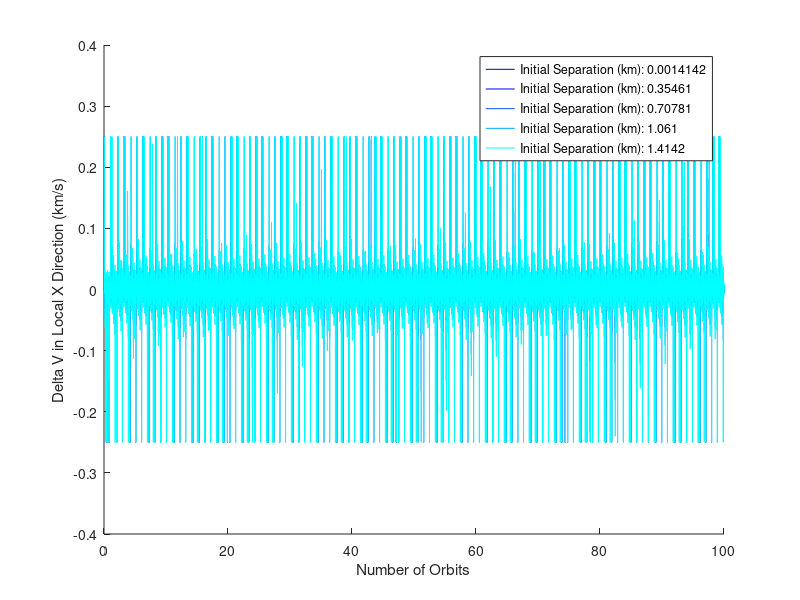
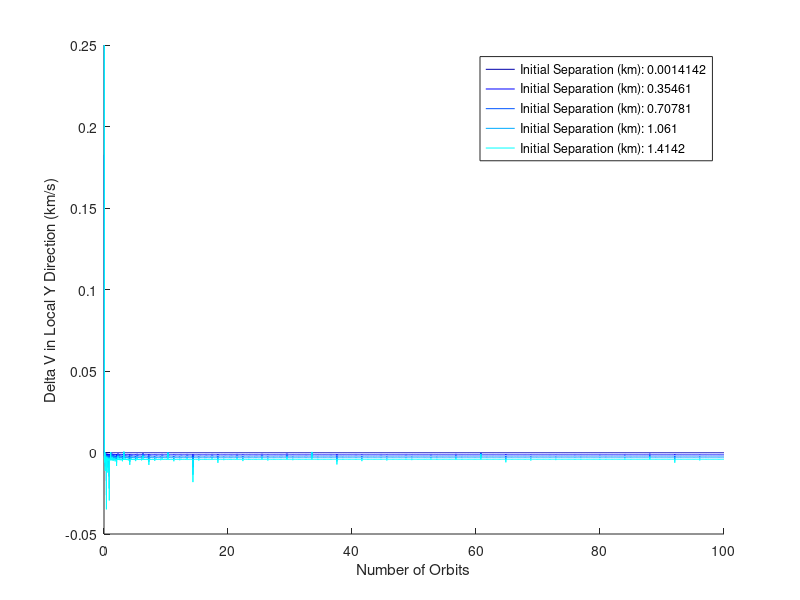
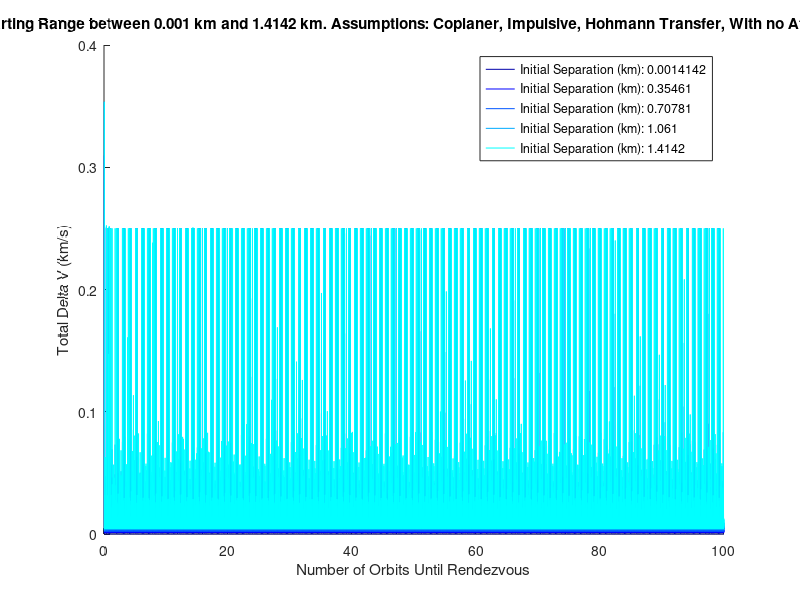

These charts were generated, in order, by the following MATLAB code:
%=======================Rascal Senior Design===============================
%============================RCL-C-NAV1====================================
%=======================Author: Tom Moline=================================
%=====================Approval: Nate Richard===============================
%=====================Revision: 1 =========================================
%===============Last Edit Date: October 13, 2013===========================

%============================Summary=======================================
%This script serves as a preliminary method of calculating the delta V
%associated with orbital maneuvers made relative to another satellite,
%specifically, that between Butch (a released satellite) and Sundance (a
%secured satellite).

%============================Inputs========================================
% Rp = Orbital Periapsis Altitude (km)
% Ra = Orbital Apoapsis Altitude (km)
% dr_ =Inital displacement vector between each satellite (km)
% r_ = Initial Location of Target Satellite Relatvie to Focal Point (km)
%    NOTE: This is assumed to be a 3-D Vector input [x, y]
%
% All variables with star in name are of chase satellite. All others are of
% the target satellite.
%
% All variables with an underscore are vectors


%===========================Outputs========================================
% Total Delta V to go from intial positon to one within 10 m of Sundance

%==========================Begin Code======================================

clear
clc

% Create Delta V Structure

deltaV_total=struct('rstar_',{},'dr_',{},'deltav_x',{},...
    'deltav_y',{},'Rp',{},'Ra',{},'period',{},'n',{},'t',{},'deltav',{},'numorbits',{},'deltav_total',{});

%Define number of cases to observe

norbits=5;

%Create initial displacement vector array for each case

Ra=linspace(300+6731,300+6731,norbits);
Rp=linspace(300+6731,300+6731,norbits);
dr_=[linspace(.001,1,norbits);linspace(.001,1,norbits);linspace(0,0,norbits)];
rstar_=[linspace(300+6731,300+6731,norbits);linspace(0,0,norbits);linspace(0,0,norbits)];

% Calculate Orbital Parameters

mu = 398600; %Gravitational Coefficient of Earth
maxorbitnumber=100;%Desired number of orbits until rendezvous

%Define Orbit Range and Step Size

tvalue=linspace(0.1*pi,maxorbitnumber*2*pi,10000);

%Find n value (Eq. 8.15 in Orbital Mechanics, Page 143, Conway)

for i=1:length(Ra)
    e=0;
    a = Ra(1,i)/(1+e); %Semi-Major Axis, km
    period_value=2*pi*sqrt(a^3/mu);
    deltaV_total(i).period=period_value;
    deltaV_total(i).dr_=dr_(:,i);
    deltaV_total(i).rstar_=rstar_(:,i);
    deltaV_total(i).n=sqrt(mu/(rstar_(1,i))^3);
    deltaV_total(i).Ra=Ra(i);
    deltaV_total(i).Rp=Rp(i);
end

%Find State Transition Matrix (Equation 8.26, page 149-150)
%Determine Initial DeltaV (Equations 8.34 and 8.36, page 151)
%Determine Final DeltaV (Equation 8.38, page 152)
%Find Total DeltaV (Combine Each)

%Note: Values above and below 0.25 and -.25 km/s are ignored


for j=1:length(Ra)
    for i=1:length(tvalue)
	
	%Calculate Delta V
    
        tvaluetemp(j,i)=(tvalue(1,i)/2*pi)*deltaV_total(j).period;
        numberorbits(j,i)=(tvalue(1,i)/(2*pi));
        s=sin(deltaV_total(j).n*tvaluetemp(j,i)*(180/pi));
        c=cos(deltaV_total(j).n*tvaluetemp(j,i)*(180/pi));

        M=[(4-3*c) 0 0;6*(s-deltaV_total(j).n*tvalue(i)) 1 0;0 0 c];
        N=[s/deltaV_total(j).n (2/deltaV_total(j).n)*(1-c) 0; -(2/deltaV_total(j).n)*(1-c) (4*s-3*deltaV_total(j).n*tvaluetemp(j,i))/deltaV_total(j).n 0; 0 0 s/deltaV_total(j).n];
        S=[3*deltaV_total(j).n*s 0 0; -6*deltaV_total(j).n*(1-c) 0 0; 0 0 -deltaV_total(j).n*s];
        T=[c 2*s 0; -2*s 4*c-3 0; 0 0 c];

        deltavtempfinal=(T/N*M-S)*deltaV_total(:,j).dr_;
        deltavtempinitial=-inv(N)*M*deltaV_total(:,j).dr_-(S-T*inv(N)*M)*deltaV_total(:,j).dr_;
        deltavtemp=deltavtempfinal+deltavtempinitial;
        if deltavtemp(1)>.25
            deltavx(j,i)=.25;
        elseif deltavtemp(1)<-.25
            deltavx(j,i)=-.25;    
        else
            deltavx(j,i)=deltavtempfinal(1);
        end
        
        if deltavtemp(2)>.25
             deltavy(j,i)=.25;
        elseif deltavtemp(2)<-.25
             deltavy(j,i)=-.25;    
        else
             deltavy(j,i)=deltavtemp(2);
        end
    end
    deltaV_total(j).numorbits=numberorbits(j,:);
    deltaV_total(j).t=tvaluetemp(j,:);
    deltaV_total(j).deltav_x=deltavx(j,:);
    deltaV_total(j).deltav_y=deltavy(j,:);
    deltaV_total(j).deltav_total=(deltavx(j,:).^2+deltavy(j,:).^2).^(.5);
end

%Create a Color Map

cc=jet(2*norbits);

%Plot Results

figure(1)

hold on
for i=1:norbits
    plot(deltaV_total(i).numorbits,deltaV_total(i).deltav_x,'color',cc(i,:))
    legendinfo{i}=['Initial Separation (km): ' num2str(sqrt(2*dr_(1,i)^2))];
end
legend(legendinfo)
xlabel('Number of Orbits')
ylabel('Delta V in Local X Direction (km/s)')

figure(2)

hold on
for i=1:norbits
    plot(deltaV_total(i).numorbits,deltaV_total(i).deltav_y,'color',cc(i,:))
    legendinfo{i}=['Initial Separation (km): ' num2str(sqrt(2*dr_(1,i)^2))];
end
legend(legendinfo)
xlabel('Number of Orbits')
ylabel('Delta V in Local Y Direction (km/s)')

figure(3)

hold on
for i=1:norbits
    plot(deltaV_total(i).numorbits,deltaV_total(i).deltav_total,'color',cc(i,:))
    legendinfo{i}=['Initial Separation (km): ' num2str(sqrt(2*dr_(1,i)^2))];
end
legend(legendinfo)
xlabel('Number of Orbits Until Rendezvous')
ylabel('Total Delta V (km/s)')
title(['Total Delta V vs Number of Orbits Until Rendezvous, Starting Range between 0.001 km and ' num2str(sqrt(2*dr_(1,length(Ra))^2)) ' km. Assumptions: Coplaner, Impulsive, Hohmann Transfer, With no Atmospheric Considerations and Final CGs in Same Location'])

    

















